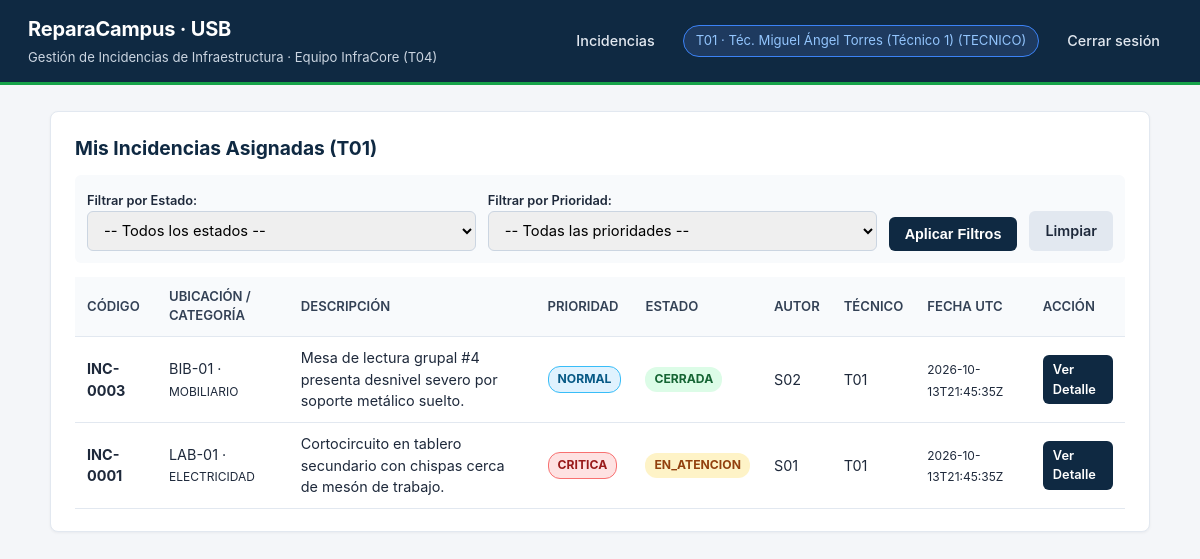
Page /incidencias (signed in) on the committed database.
### tables this page shows
CREATE TABLE usuarios (
    id TEXT PRIMARY KEY,
    username TEXT UNIQUE NOT NULL,
    nombre TEXT NOT NULL,
    password_hash TEXT NOT NULL,
    rol TEXT NOT NULL CHECK (rol IN ('SOLICITANTE', 'COORDINADOR', 'TECNICO')),
    activo INTEGER NOT NULL DEFAULT 1 CHECK (activo IN (0, 1))
);

CREATE TABLE incidencias (
    id INTEGER PRIMARY KEY AUTOINCREMENT,
    codigo TEXT UNIQUE NOT NULL,
    autor_id TEXT NOT NULL REFERENCES usuarios(id),
    ubicacion TEXT NOT NULL CHECK (ubicacion IN ('LAB-01', 'AULA-201', 'BIB-01')),
    categoria TEXT NOT NULL CHECK (categoria IN ('ELECTRICIDAD', 'HIDRAULICA', 'MOBILIARIO', 'TIC')),
    descripcion TEXT NOT NULL,
    impacto TEXT NOT NULL CHECK (impacto IN ('BAJO', 'ALTO')),
    riesgo_personas INTEGER NOT NULL CHECK (riesgo_personas IN (0, 1)),
    prioridad TEXT NOT NULL CHECK (prioridad IN ('CRITICA', 'ALTA', 'NORMAL')),
    estado TEXT NOT NULL CHECK (estado IN ('REGISTRADA', 'ASIGNADA', 'EN_ATENCION', 'PENDIENTE_VALIDACION', 'CERRADA')),
    tecnico_asignado_id TEXT REFERENCES usuarios(id),
    solucion_actual TEXT,
    fecha_creacion_utc TEXT NOT NULL,
    fecha_ultimo_cierre_utc TEXT
);

### app/routes.py (the view)
@bp.route("/incidencias", methods=["GET"])
def listado_incidencias():
    user = usuario_en_sesion()
    if not user:
        return redirect(url_for("main.login"))
    filtro_estado = request.args.get("estado", "").strip()
    filtro_prioridad = request.args.get("prioridad", "").strip()
    try:
        incidencias = listar_incidencias(
            user,
            filtro_estado=filtro_estado or None,
            filtro_prioridad=filtro_prioridad or None,
        )
    except ReglaNegocioError as e:
        flash(e.mensaje, "error")
        return render_template(
            "incidencias.html",
            user=user,
            incidencias=[],
            estados=ESTADOS_PERMITIDOS,
            prioridades=PRIORIDADES_PERMITIDAS,
            filtro_estado=filtro_estado,
            filtro_prioridad=filtro_prioridad,
        ), e.codigo_http
    return render_template(
        "incidencias.html",
        user=user,
        incidencias=incidencias,
        estados=ESTADOS_PERMITIDOS,
        prioridades=PRIORIDADES_PERMITIDAS,
        filtro_estado=filtro_estado,
        filtro_prioridad=filtro_prioridad,
    )

### app/db.py (called while the page is built)
def _resolve_sqlite_path(db_path: str) -> str:
    abs_p = os.path.abspath(db_path)
    if abs_p.startswith("/working_dir/"):
        tmp_p = "/tmp/" + os.path.basename(abs_p)
        if os.path.exists(abs_p) and not os.path.exists(tmp_p):
            shutil.copy2(abs_p, tmp_p)
        return tmp_p
    return abs_p

def get_db() -> sqlite3.Connection:
    if "db" not in g:
        raw_path = current_app.config["DATABASE"]
        os.makedirs(os.path.dirname(os.path.abspath(raw_path)), exist_ok=True)
        work_path = _resolve_sqlite_path(raw_path)
        conn = sqlite3.connect(work_path)
        conn.row_factory = sqlite3.Row
        conn.execute("PRAGMA foreign_keys = ON;")
        g.db = conn
        g.db_raw_path = os.path.abspath(raw_path)
        g.db_work_path = work_path
    return g.db

### app/routes.py (called while the page is built)
def usuario_en_sesion():
    uid = session.get("user_id")
    if not uid:
        return None
    return obtener_usuario_por_id(uid)

### app/services.py (called while the page is built)
def obtener_usuario_por_id(user_id: str) -> Optional[Dict[str, Any]]:
    if not user_id:
        return None
    db = get_db()
    row = db.execute(
        "SELECT id, username, nombre, rol, activo FROM usuarios WHERE id = ?",
        (user_id,),
    ).fetchone()
    return dict(row) if row else None

### app/templates/incidencias.html (shortened to what this page needs)
{% extends "base.html" %}
{% block content %}
<div class="card">
    <div style="display:flex; justify-content:space-between; align-items:center; margin-bottom:12px;">
        <h2 style="border:none; margin:0; padding:0;">
            {% if user.rol == 'SOLICITANTE' %}Mis Incidencias Reportadas ({{ user.id }})
            {% elif user.rol == 'TECNICO' %}Mis Incidencias Asignadas ({{ user.id }})
            {% else %}Todas las Incidencias del Campus (Vista Coordinador){% endif %}
        </h2>
    </div>
    <form method="get" action="{{ url_for('main.listado_incidencias') }}" style="display:flex; gap:12px; align-items:flex-end; background:#f8fafc; padding:12px; border-radius:6px; margin-bottom:14px;">
        <div style="flex:1;">
            <label style="font-size:0.8rem; font-weight:600;">Filtrar por Estado:</label>
            <select name="estado" class="form-control">
                <option value="">-- Todos los estados --</option>
            </select>
        </div>
        <div style="flex:1;">
            <label style="font-size:0.8rem; font-weight:600;">Filtrar por Prioridad:</label>
            <select name="prioridad" class="form-control">
                <option value="">-- Todas las prioridades --</option>
            </select>
        </div>
        <button type="submit" class="btn btn-primary">Aplicar Filtros</button>
        <a href="{{ url_for('main.listado_incidencias') }}" class="btn" style="background:#e2e8f0; color:#1e293b;">Limpiar</a>
    </form>
    <table>
        <thead>
            <tr>
                <th>Código</th>
                <th>Ubicación / Categoría</th>
                <th>Descripción</th>
                <th>Prioridad</th>
                <th>Estado</th>
                <th>Autor</th>
                <th>Técnico</th>
                <th>Fecha UTC</th>
                <th>Acción</th>
            </tr>
        </thead>
        <tbody>
            {% for inc in incidencias %}
            <tr>
                <td><strong>{{ inc.codigo }}</strong></td>
                <td>{{ inc.ubicacion }} · <small>{{ inc.categoria }}</small></td>
                <td>{{ inc.descripcion }}</td>
                <td><span class="badge prio-{{ inc.prioridad }}">{{ inc.prioridad }}</span></td>
                <td><span class="badge est-{{ inc.estado }}">{{ inc.estado }}</span></td>
                <td>{{ inc.autor_id }}</td>
                <td>{{ inc.tecnico_asignado_id or 'Sin asignar' }}</td>
                <td><small>{{ inc.fecha_creacion_utc }}</small></td>
                <td><a href="{{ url_for('main.detalle_incidencia', incidencia_id=inc.id) }}" class="btn btn-primary" style="padding:5px 10px; font-size:0.8rem;">Ver Detalle</a></td>
            </tr>
            {% else %}
            <tr>
                <td colspan="9" style="text-align:center; color:#64748b; padding:20px;">No se encontraron incidencias para los criterios seleccionados.</td>
            </tr>
            {% endfor %}
        </tbody>
    </table>
</div>
{% endblock %}

### app/templates/base.html (shortened to what this page needs)
<!DOCTYPE html>
<html lang="es">
<head>
    <link rel="stylesheet" href="{{ url_for('static', filename='style.css') }}">
</head>
<body>
    <header class="topbar">
        <div class="brand">
            <div>
                <h1>ReparaCampus · USB</h1>
                <span class="sub">Gestión de Incidencias de Infraestructura · Equipo InfraCore (T04)</span>
            </div>
        </div>
        {% if user %}
        <nav class="nav-links">
            <a href="{{ url_for('main.listado_incidencias') }}">Incidencias</a>
            <span class="user-pill">{{ user.id }} · {{ user.nombre }} ({{ user.rol }})</span>
            <a href="{{ url_for('main.logout') }}">Cerrar sesión</a>
        </nav>
        {% endif %}
    </header>
    <main class="container">
        {% block content %}{% endblock %}
    </main>
</body>
</html>

### app/static/style.css (style rules this page uses)
* { box-sizing: border-box; margin: 0; padding: 0; }
body { font-family: 'Inter', -apple-system, BlinkMacSystemFont, 'Segoe UI', Roboto, sans-serif; background-color: #f4f6f9; color: #1e293b; line-height: 1.5; }
.topbar { background: #0f2942; color: #ffffff; padding: 14px 28px; display: flex; justify-content: space-between; align-items: center; border-bottom: 3px solid #16a34a; }
.brand { display: flex; align-items: center; gap: 12px; }
.brand h1 { font-size: 1.25rem; font-weight: 700; letter-spacing: -0.01em; }
.brand span.sub { font-size: 0.82rem; color: #cbd5e1; font-weight: 400; }
.nav-links { display: flex; align-items: center; gap: 16px; }
.nav-links a { color: #e2e8f0; text-decoration: none; font-size: 0.9rem; font-weight: 500; padding: 6px 12px; border-radius: 6px; }
.user-pill { background: #1e3a5f; padding: 5px 12px; border-radius: 20px; font-size: 0.82rem; color: #93c5fd; border: 1px solid #3b82f6; }
.container { max-width: 1140px; margin: 26px auto; padding: 0 20px; }
.card { background: #ffffff; border-radius: 8px; border: 1px solid #e2e8f0; padding: 22px 24px; margin-bottom: 20px; box-shadow: 0 1px 3px rgba(15, 23, 42, 0.05); }
.card h2 { font-size: 1.2rem; color: #0f2942; margin-bottom: 14px; border-bottom: 1px solid #f1f5f9; padding-bottom: 8px; }
table { width: 100%; border-collapse: collapse; margin-top: 10px; font-size: 0.9rem; }
th, td { text-align: left; padding: 10px 12px; border-bottom: 1px solid #e2e8f0; }
th { background: #f8fafc; color: #334155; font-weight: 600; font-size: 0.82rem; text-transform: uppercase; }
.badge { display: inline-block; padding: 3px 9px; border-radius: 12px; font-size: 0.76rem; font-weight: 700; }
.prio-CRITICA { background: #fee2e2; color: #991b1b; border: 1px solid #f87171; }
.prio-NORMAL { background: #e0f2fe; color: #075985; border: 1px solid #38bdf8; }
.est-EN_ATENCION { background: #fef3c7; color: #92400e; }
.est-CERRADA { background: #dcfce7; color: #166534; }
.form-control { width: 100%; padding: 9px 12px; border: 1px solid #cbd5e1; border-radius: 6px; font-size: 0.92rem; font-family: inherit; }
.btn { display: inline-block; padding: 9px 16px; border-radius: 6px; font-size: 0.9rem; font-weight: 600; border: none; cursor: pointer; text-decoration: none; }
.btn-primary { background: #0f2942; color: #ffffff; }

### rows in the picture
usuarios: id "T01", nombre "Téc. Miguel Ángel Torres (Técnico 1)", rol "TECNICO"
incidencias: codigo "INC-0003", ubicacion "BIB-01", categoria "MOBILIARIO", descripcion "Mesa de lectura grupal #4 presenta desnivel severo por soporte metálico suelto.", prioridad "NORMAL", estado "CERRADA", autor_id "S02", tecnico_asignado "T01", fecha_creacion_utc "2026-10-13T21:45:35Z"
incidencias: codigo "INC-0001", ubicacion "LAB-01", categoria "ELECTRICIDAD", descripcion "Cortocircuito en tablero secundario con chispas cerca de mesón de trabajo.", prioridad "CRITICA", estado "EN_ATENCION", autor_id "S01", tecnico_asignado "T01", fecha_creacion_utc "2026-10-13T21:45:35Z"
